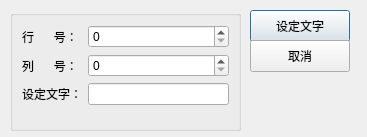
<?xml version="1.0" encoding="UTF-8"?>
<ui version="4.0">
 <class>LocateDialog</class>
 <widget class="QDialog" name="LocateDialog">
  <property name="geometry">
   <rect>
    <x>0</x>
    <y>0</y>
    <width>367</width>
    <height>137</height>
   </rect>
  </property>
  <property name="windowTitle">
   <string>Dialog</string>
  </property>
  <widget class="QPushButton" name="btnSetText">
   <property name="geometry">
    <rect>
     <x>250</x>
     <y>10</y>
     <width>100</width>
     <height>32</height>
    </rect>
   </property>
   <property name="text">
    <string>设定文字</string>
   </property>
  </widget>
  <widget class="QPushButton" name="btnCancel">
   <property name="geometry">
    <rect>
     <x>250</x>
     <y>40</y>
     <width>100</width>
     <height>32</height>
    </rect>
   </property>
   <property name="text">
    <string>取消</string>
   </property>
  </widget>
  <widget class="QGroupBox" name="groupBox">
   <property name="geometry">
    <rect>
     <x>10</x>
     <y>10</y>
     <width>231</width>
     <height>121</height>
    </rect>
   </property>
   <property name="title">
    <string/>
   </property>
   <layout class="QFormLayout" name="formLayout">
    <item row="0" column="0">
     <widget class="QLabel" name="label">
      <property name="text">
       <string>行      号：</string>
      </property>
     </widget>
    </item>
    <item row="0" column="1">
     <widget class="QSpinBox" name="spinRow"/>
    </item>
    <item row="1" column="0">
     <widget class="QLabel" name="label_2">
      <property name="text">
       <string>列      号：</string>
      </property>
     </widget>
    </item>
    <item row="1" column="1">
     <widget class="QSpinBox" name="spinColumn"/>
    </item>
    <item row="2" column="0">
     <widget class="QLabel" name="label_3">
      <property name="text">
       <string>设定文字：</string>
      </property>
     </widget>
    </item>
    <item row="2" column="1">
     <widget class="QLineEdit" name="lineEditSetText"/>
    </item>
   </layout>
  </widget>
 </widget>
 <resources/>
 <connections/>
</ui>
